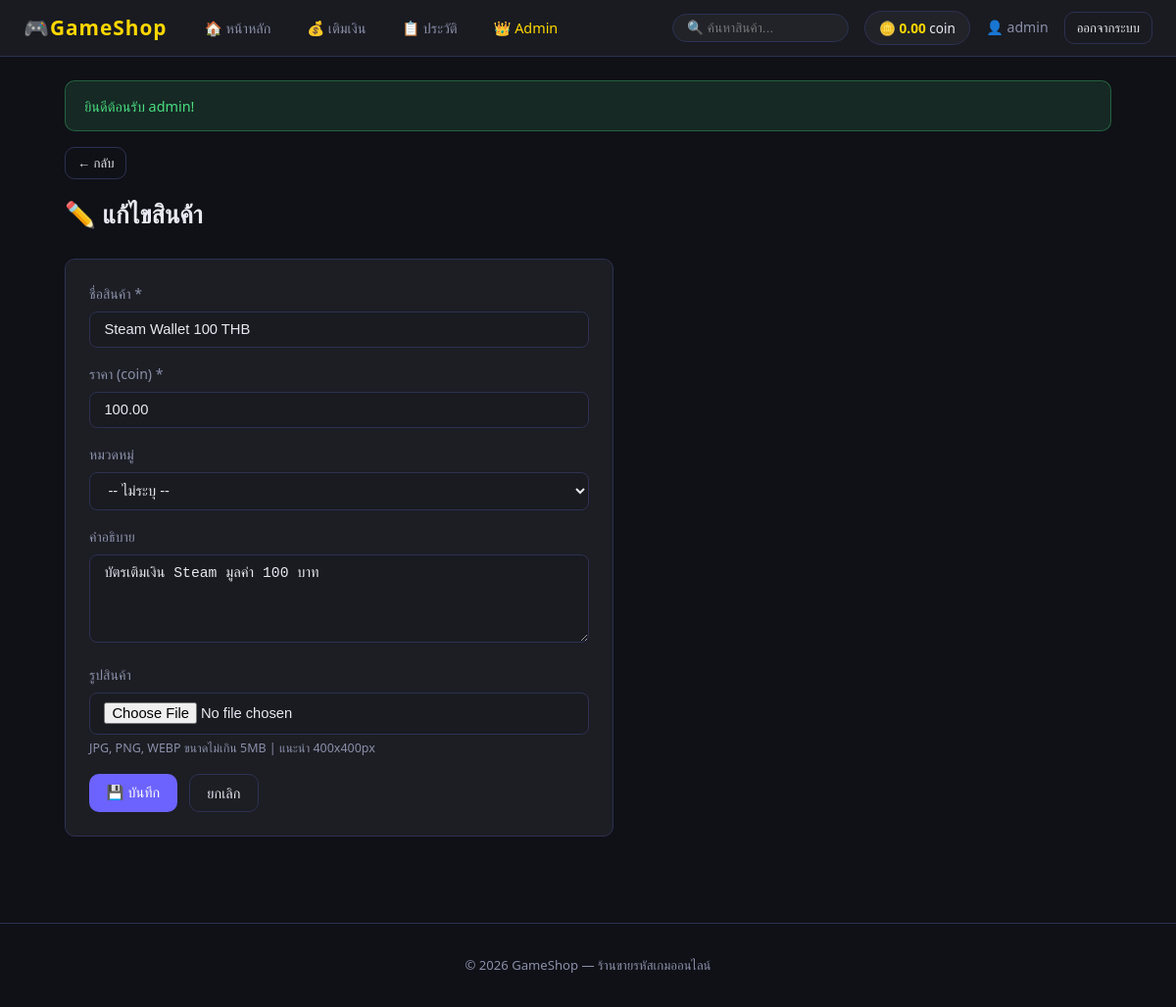
Screenshot of /admin/edit_product.php?id=2 (signed in) with the database file from the repository.
### tables this page shows
CREATE TABLE IF NOT EXISTS users (
    id INT AUTO_INCREMENT PRIMARY KEY,
    username VARCHAR(50) NOT NULL UNIQUE,
    password VARCHAR(255) NOT NULL,
    coin DECIMAL(10,2) NOT NULL DEFAULT 0.00,
    role ENUM('user', 'admin') NOT NULL DEFAULT 'user',
    created_at TIMESTAMP DEFAULT CURRENT_TIMESTAMP
);

CREATE TABLE IF NOT EXISTS products (
    id INT AUTO_INCREMENT PRIMARY KEY,
    name VARCHAR(255) NOT NULL,
    price DECIMAL(10,2) NOT NULL,
    stock INT NOT NULL DEFAULT 0,
    image VARCHAR(255) DEFAULT NULL,
    description TEXT DEFAULT NULL,
    created_at TIMESTAMP DEFAULT CURRENT_TIMESTAMP
);

### config.php (called while the page is built, shortened)
<?php
function getDB() {
    static $pdo = null;
    if ($pdo === null) {
        try {
            $pdo = new PDO(
                "mysql:host=" . DB_HOST . ";dbname=" . DB_NAME . ";charset=utf8mb4",
                DB_USER,
                DB_PASS,
                [
                    PDO::ATTR_ERRMODE            => PDO::ERRMODE_EXCEPTION,
                    PDO::ATTR_DEFAULT_FETCH_MODE => PDO::FETCH_ASSOC,
                    PDO::ATTR_EMULATE_PREPARES   => false,
                ]
            );
        } catch (PDOException $e) {
            die('<div style="font-family:sans-serif;padding:2rem;color:red;">
                <h2>❌ ไม่สามารถเชื่อมต่อฐานข้อมูลได้</h2>
                <p>กรุณาตรวจสอบการตั้งค่าใน config.php และรันไฟล์ database.sql ก่อน</p>
                <code>' . htmlspecialchars($e->getMessage()) . '</code>
            </div>');
        }
    }
    return $pdo;
}
function isLoggedIn() {
    return isset($_SESSION['user_id']);
}
function isAdmin() {
    return isset($_SESSION['role']) && $_SESSION['role'] === 'admin';
}
function getFlash() {
    if (isset($_SESSION['flash'])) {
        $f = $_SESSION['flash'];
        return $f;
    }
    return null;
}
function formatCoin($amount) {
    return number_format($amount, 2);
}
function getSettings() {
    static $settings = null;
    if ($settings !== null) return $settings;
    try {
        $pdo = getDB();
        $pdo->exec("CREATE TABLE IF NOT EXISTS settings (
            `key` VARCHAR(100) PRIMARY KEY,
            `value` TEXT DEFAULT NULL,
            updated_at TIMESTAMP DEFAULT CURRENT_TIMESTAMP ON UPDATE CURRENT_TIMESTAMP
        ) ENGINE=InnoDB");
        $rows = $pdo->query("SELECT `key`, `value` FROM settings")->fetchAll();
        $settings = [];
    } catch (Exception $e) {
        $settings = [];
    }
    return $settings;
}
function setting($key, $default = '') {
    $s = getSettings();
    return $s[$key] ?? $default;
}
?>

### admin/edit_product.php (the view, shortened to what this page needs)
<?php
require_once '../config.php';
$pdo = getDB();
$id = (int)($_GET['id'] ?? 0);
$stmt = $pdo->prepare("SELECT * FROM products WHERE id = ?");
$stmt->execute([$id]);
$p = $stmt->fetch();
include '../header.php';
?>
<div style="margin-bottom:1rem;"><a href="admin.php" class="btn btn-outline btn-sm">← กลับ</a></div>
<div class="page-title">✏️ แก้ไขสินค้า</div>
<div class="card" style="max-width:560px;">
    <form method="POST" enctype="multipart/form-data">
        <div class="form-group">
            <label class="form-label">ชื่อสินค้า *</label>
            <input type="text" name="name" class="form-control" value="<?= htmlspecialchars($p['name']) ?>" required>
        </div>
        <div class="form-group">
            <label class="form-label">ราคา (coin) *</label>
            <input type="number" name="price" class="form-control" step="0.01" value="<?= $p['price'] ?>" required>
        </div>
        <div class="form-group">
            <label class="form-label">หมวดหมู่</label>
            <select name="category_id" class="form-control">
                <option value="">-- ไม่ระบุ --</option>
            </select>
        </div>
        <div class="form-group">
            <label class="form-label">คำอธิบาย</label>
            <textarea name="description" class="form-control"><?= htmlspecialchars($p['description'] ?? '') ?></textarea>
        </div>
        <div class="form-group">
            <label class="form-label">รูปสินค้า</label>
            <input type="file" name="product_image" class="form-control" accept="image/*">
            <small style="color:var(--muted); font-size:.78rem;">JPG, PNG, WEBP ขนาดไม่เกิน 5MB | แนะนำ 400x400px</small>
        </div>
        <div style="display:flex; gap:.75rem;">
            <button type="submit" class="btn btn-primary">💾 บันทึก</button>
            <a href="admin.php" class="btn btn-outline">ยกเลิก</a>
        </div>
    </form>
</div>
<?php include '../footer.php'; ?>

### header.php (shortened to what this page needs)
<?php
$flash = getFlash();
$_shopName   = setting('shop_name', 'GameShop');
$_shopLogo   = setting('shop_logo', '');
?>
<!DOCTYPE html>
<html lang="th">
<head>
</head>
<body>
<nav class="navbar">
    <a class="logo" href="<?= BASE_URL ?>">
        <?php if ($_shopLogo): ?>
            <img src="<?= BASE_URL ?>/uploads/shop/<?= htmlspecialchars($_shopLogo) ?>" style="max-height:36px; max-width:140px; object-fit:contain;">
        <?php else: ?>
            <span>🎮</span><?= htmlspecialchars($_shopName) ?>
        <?php endif; ?>
    </a>
    <div class="nav-links">
        <a href="<?= BASE_URL ?>/index.php" class="<?= basename($_SERVER['PHP_SELF']) == 'index.php' ? 'active' : '' ?>">🏠 หน้าหลัก</a>
        <?php if (isLoggedIn()): ?>
            <a href="<?= BASE_URL ?>/topup.php" class="<?= basename($_SERVER['PHP_SELF']) == 'topup.php' ? 'active' : '' ?>">💰 เติมเงิน</a>
            <a href="<?= BASE_URL ?>/history.php" class="<?= basename($_SERVER['PHP_SELF']) == 'history.php' ? 'active' : '' ?>">📋 ประวัติ</a>
            <?php if (isAdmin()): ?>
                <a href="<?= BASE_URL ?>/admin/admin.php" style="color: var(--gold);">👑 Admin</a>
            <?php endif; ?>
        <?php endif; ?>
    </div>
    <div class="nav-right">
        <form method="GET" action="<?= BASE_URL ?>/index.php" style="display:flex; align-items:center; gap:.4rem;">
            <input type="text" name="q" value="<?= htmlspecialchars($_GET['q'] ?? '') ?>"
                placeholder="🔍 ค้นหาสินค้า..."
                style="background:var(--bg3); border:1px solid var(--border); border-radius:20px; padding:.35rem .9rem; color:var(--text); font-size:.85rem; width:180px; outline:none; transition:.2s;"
                onfocus="this.style.borderColor='var(--accent)'; this.style.width='220px'"
                onblur="this.style.borderColor='var(--border)'; this.style.width='180px'">
        </form>
        <?php if (isLoggedIn()): ?>
            <?php
            $pdo = getDB();
            $u = $pdo->prepare("SELECT coin FROM users WHERE id = ?");
            $u->execute([$_SESSION['user_id']]);
            $userData = $u->fetch();
            ?>
            <div class="coin-badge">🪙 <span class="coin-val"><?= formatCoin($userData['coin'] ?? 0) ?></span> coin</div>
            <span style="color: var(--muted); font-size:.88rem;">👤 <?= htmlspecialchars($_SESSION['username']) ?></span>
            <a href="<?= BASE_URL ?>/logout.php" class="btn btn-outline btn-sm">ออกจากระบบ</a>
        <?php else: ?>
            <a href="<?= BASE_URL ?>/login.php" class="btn btn-outline btn-sm">เข้าสู่ระบบ</a>
            <a href="<?= BASE_URL ?>/register.php" class="btn btn-primary btn-sm">สมัครสมาชิก</a>
        <?php endif; ?>
    </div>
</nav>
<div class="container">
<?php if ($flash): ?>
    <div class="flash flash-<?= $flash['type'] ?>"><?= htmlspecialchars($flash['msg']) ?></div>
<?php endif; ?>

### rows the page displays
users: coin "0.00"
products: name "Steam Wallet 100 THB", price "100.00", description "บัตรเติมเงิน Steam มูลค่า 100 บาท"

### other values shown
$_shopName "GameShop"
$_SESSION['username'] "admin"
$flash['msg'] "ยินดีต้อนรับ admin!"
SITE_NAME "GameShop"
